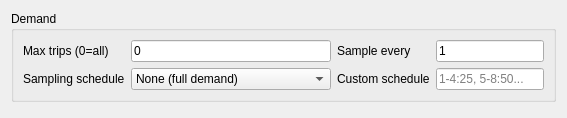
            <widget class="QWidget" name="page_STA_Demand">
             <attribute name="title">
              <string>Demand</string>
             </attribute>
             <layout class="QVBoxLayout" name="page_STA_DemandLayout">
              <item>
               <widget class="QGroupBox" name="groupBox_StaDemand">
                <property name="title">
                 <string>Demand</string>
                </property>
                <layout class="QGridLayout" name="gridLayout_stadem">
                 <item row="0" column="0" rowspan="1" colspan="1">
                  <widget class="QLabel" name="label_staMaxTrips">
                   <property name="text">
                    <string>Max trips (0=all)</string>
                   </property>
                  </widget>
                 </item>
                 <item row="0" column="1" rowspan="1" colspan="1">
                  <widget class="QLineEdit" name="lineEdit_StaMaxTrips">
                   <property name="text">
                    <string>0</string>
                   </property>
                  </widget>
                 </item>
                 <item row="0" column="2" rowspan="1" colspan="1">
                  <widget class="QLabel" name="label_staSample">
                   <property name="text">
                    <string>Sample every</string>
                   </property>
                  </widget>
                 </item>
                 <item row="0" column="3" rowspan="1" colspan="1">
                  <widget class="QLineEdit" name="lineEdit_StaSampleEvery">
                   <property name="text">
                    <string>1</string>
                   </property>
                  </widget>
                 </item>
                 <item row="1" column="0" rowspan="1" colspan="1">
                  <widget class="QLabel" name="label_staSampleSched">
                   <property name="text">
                    <string>Sampling schedule</string>
                   </property>
                  </widget>
                 </item>
                 <item row="1" column="1" rowspan="1" colspan="1">
                  <widget class="QComboBox" name="comboBox_StaSampleSchedule">
                   <property name="currentIndex">
                    <number>0</number>
                   </property>
                   <item>
                    <property name="text">
                     <string>None (full demand)</string>
                    </property>
                   </item>
                   <item>
                    <property name="text">
                     <string>Progressive (25 -&gt; 50 -&gt; 100%)</string>
                    </property>
                   </item>
                   <item>
                    <property name="text">
                     <string>Custom</string>
                    </property>
                   </item>
                  </widget>
                 </item>
                 <item row="1" column="2" rowspan="1" colspan="1">
                  <widget class="QLabel" name="label_staSampleCustom">
                   <property name="text">
                    <string>Custom schedule</string>
                   </property>
                  </widget>
                 </item>
                 <item row="1" column="3" rowspan="1" colspan="1">
                  <widget class="QLineEdit" name="lineEdit_StaSampleSchedule">
                   <property name="placeholderText">
                    <string>1-4:25, 5-8:50...</string>
                   </property>
                  </widget>
                 </item>
                </layout>
               </widget>
              </item>
              <item>
               <spacer name="page_STA_DemandSpacer">
                <property name="orientation">
                 <enum>Qt::Vertical</enum>
                </property>
                <property name="sizeHint" stdset="0">
                 <size>
                  <width>20</width>
                  <height>5</height>
                 </size>
                </property>
               </spacer>
              </item>
             </layout>
            </widget>
